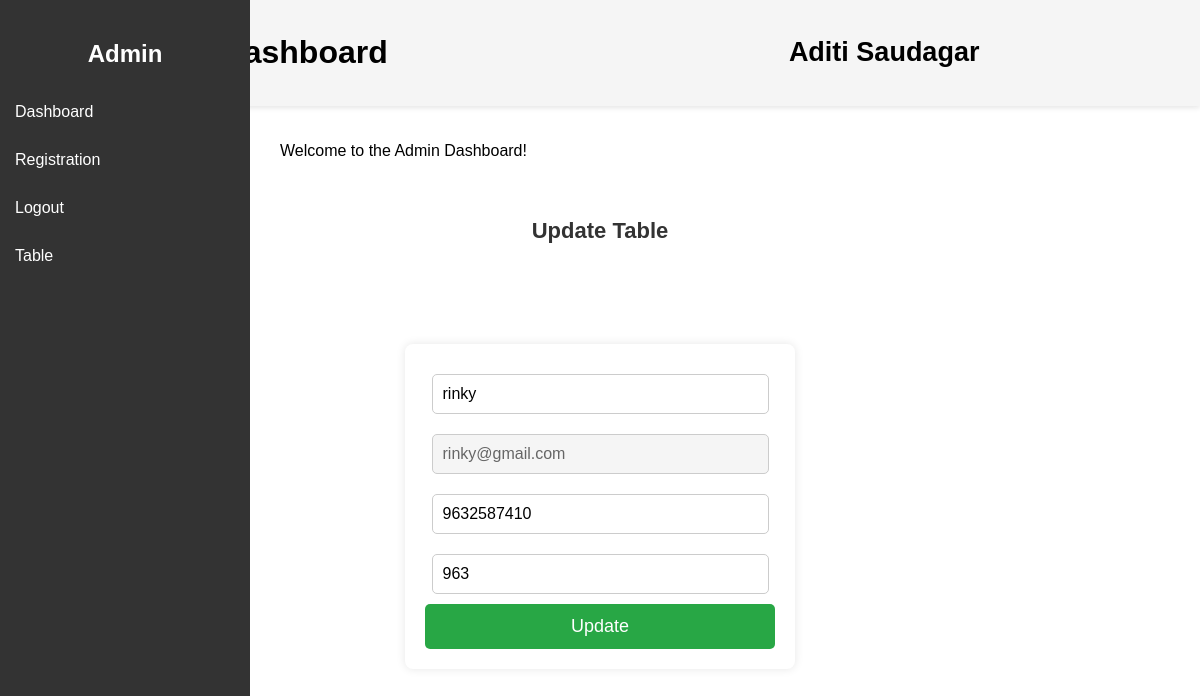
Page /update/4 on the committed database.
### app/models.py (models this page shows)
class Student(models.Model):
    name=models.CharField(max_length = 50)
    email=models.EmailField()
    phone=models.IntegerField()
    password=models.CharField(max_length = 50)

### app/views.py (the view, shortened to what this page needs)
# urls.py: path('update/<int:pk>',views.update,name='update'),
def update(request,pk):
    x=Student.objects.get(id=pk)
    print(x)
    return render(request,'update.html',{'data4':x})

### app/templates/update.html (shortened to what this page needs)
{% extends "base.html" %}
{% load static %}
{% block content %}
 {%load static%}
  {% if data4 %}
<center>
<h3>Update Table</h3>
<form action="{% url 'update' pk=data4.id %}" method="post" enctype="multipart/form-data">
   <input type="text" name="name" value="{{data4.name}}"><br>
   <input type="email" name="email" value="{{data4.email}}" readonly><br>
   <input type="number" name="phone" value="{{data4.phone}}"><br>
   <input type="text" name="password" value="{{data4.password}}"><br>
   <input type="submit" value="Update">
 </form>
</center>
 {% endif %}
 {% endblock %}

### app/templates/base.html (style rules this page uses)
body { font-family: Arial, sans-serif; margin: 0; padding: 0; }

### app/templates/update.html (style rules this page uses)
form { width: 350px; margin: 100px auto; padding: 20px; background-color: #ffffff; border-radius: 8px; box-shadow: 0px 0px 10px rgba(0, 0, 0, 0.1); text-align: center; }
input[type="text"], input[type="email"], input[type="number"] { width: 90%; padding: 10px; margin: 10px 0; border: 1px solid #ccc; border-radius: 5px; font-size: 16px; }
input[readonly] { background-color: #f5f5f5; color: #666; }
input[type="submit"] { width: 100%; background-color: #28a745; color: white; padding: 12px; border: none; border-radius: 5px; font-size: 18px; cursor: pointer; transition: 0.3s; }
h3 { text-align: center; color: #333; font-size: 22px; margin-bottom: 20px; }

### rows in the picture
Student: name "rinky", email "rinky@gmail.com", phone "9632587410", password "963"
